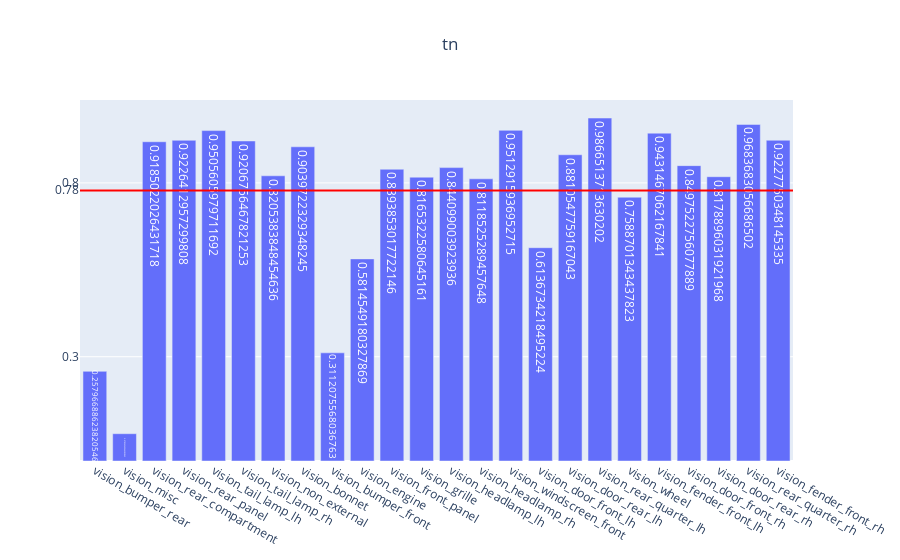

Notebook source saved alongside this figure:
### Code cell
genVisMulitlabel(partEvalMetrics, "tn")

### Figure 1 — Plotly figure (JSON) as saved in the notebook; plotly's stock layout.template omitted (floating-point values rounded to 4 significant figures)
{"data": [{"text": [0.258, 0.07855, 0.9185, 0.9226, 0.9506, 0.9207, 0.8205, 0.904, 0.3112, 0.5815, 0.8394, 0.8165, 0.8441, 0.8119, 0.9513, 0.6137, 0.8811, 0.9867, 0.7589, 0.9431, 0.8498, 0.8179, 0.9684, 0.9228], "type": "bar", "x": ["vision_bumper_rear", "vision_misc", "vision_rear_compartment", "vision_rear_panel", "vision_tail_lamp_lh", "vision_tail_lamp_rh", "vision_non_external", "vision_bonnet", "vision_bumper_front", "vision_engine", "vision_front_panel", "vision_grille", "vision_headlamp_lh", "vision_headlamp_rh", "vision_windscreen_front", "vision_door_front_lh", "vision_door_rear_lh", "vision_rear_quarter_lh", "vision_wheel", "vision_fender_front_lh", "vision_door_front_rh", "vision_door_rear_rh", "vision_rear_quarter_rh", "vision_fender_front_rh"], "y": [0.258, 0.07855, 0.9185, 0.9226, 0.9506, 0.9207, 0.8205, 0.904, 0.3112, 0.5815, 0.8394, 0.8165, 0.8441, 0.8119, 0.9513, 0.6137, 0.8811, 0.9867, 0.7589, 0.9431, 0.8498, 0.8179, 0.9684, 0.9228]}], "layout": {"shapes": [{"line": {"color": "red", "width": 2}, "type": "line", "x0": 0, "x1": 1, "xref": "x domain", "y0": 0.778, "y1": 0.778, "yref": "y"}], "title": {"text": "tn", "x": 0.5}, "yaxis": {"tickmode": "array", "tickvals": ["0.78", 0.3, 0.8]}}}
